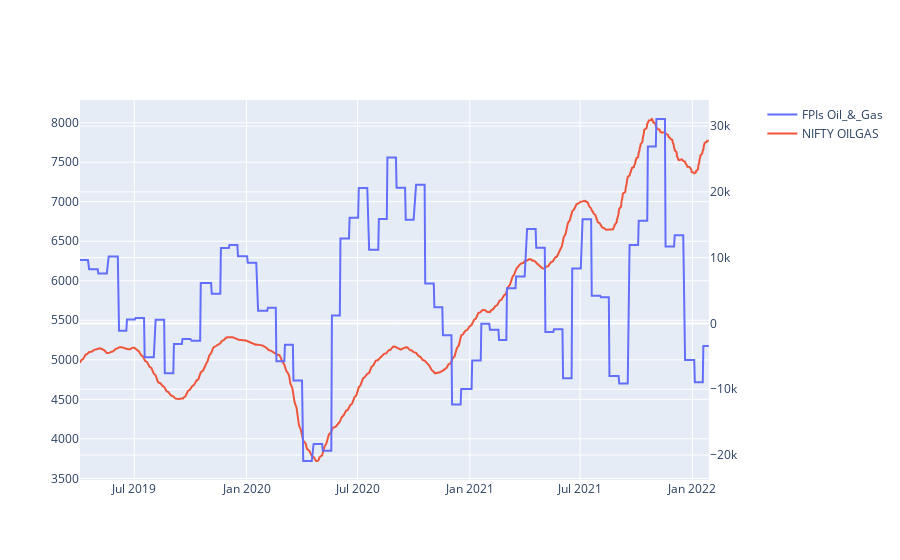

Notebook code for this chart:
### Markdown cell above
# Compare FPIs Oil & Gas sector data and Nifty_OILGAS

### Code cell
fig = go.Figure()
# Create figure with secondary y-axis
fig = make_subplots(specs=[[{"secondary_y": True}]])

fig.add_trace(go.Scatter(x=common_df.index, y=common_df['Oil_&_Gas'],
                        mode='lines', name='FPIs Oil_&_Gas'),secondary_y=True)

fig.add_trace(go.Scatter(x=common_df.index, y=common_df.NIFTY_OILGAS,
                        mode='lines', name='NIFTY OILGAS'))

fig.show()

### Figure 1 — Plotly figure (JSON) as saved in the notebook; plotly's stock layout.template omitted (floating-point values rounded to 4 significant figures; data arrays with more than 128 entries replaced by an {"elided": "..."} marker saying what was removed)
{"data": [{"mode": "lines", "name": "FPIs Oil_&_Gas", "type": "scatter", "x": {"elided": "803 str values"}, "xaxis": "x", "y": {"elided": "803 float values"}, "yaxis": "y2"}, {"mode": "lines", "name": "NIFTY OILGAS", "type": "scatter", "x": {"elided": "803 str values"}, "y": {"elided": "803 float values"}}], "layout": {"xaxis": {"anchor": "y", "domain": [0, 0.94]}, "yaxis": {"anchor": "x", "domain": [0, 1]}, "yaxis2": {"anchor": "x", "overlaying": "y", "side": "right"}}}
